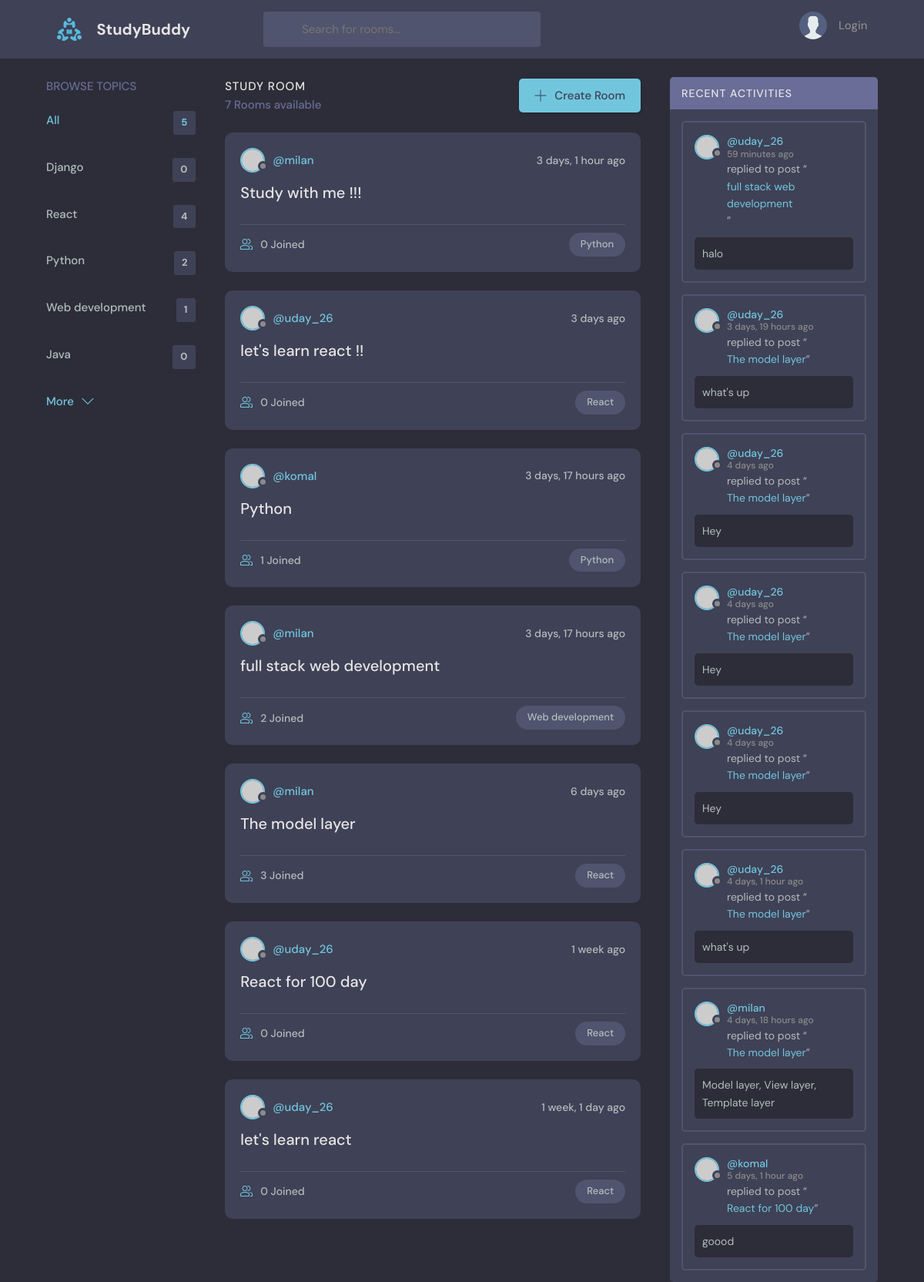
The page / on the database its author committed.
### base/models.py (models this page shows, shortened)
class Topic(models.Model):
    name = models.CharField(max_length=200)

class Room(models.Model):
    host = models.ForeignKey(User, on_delete=models.SET_NULL, null=True)
    topic = models.ForeignKey(Topic, on_delete=models.SET_NULL, null=True)
    name = models.CharField(max_length=200)
    description = models.TextField(null=True, blank=True)
    participants = models.ManyToManyField(User, related_name='participants', blank=True)
    update = models.DateTimeField(auto_now=True)
    created = models.DateTimeField(auto_now_add=True)
    class Meta:
        ordering = ['-update', '-created']
    def __str__(self):
        return self.name

class Message(models.Model):
    user = models.ForeignKey(User,on_delete=models.CASCADE)
    room= models.ForeignKey(Room,on_delete=models.CASCADE)
    body = models.TextField()
    update = models.DateTimeField(auto_now=True)
    created = models.DateTimeField(auto_now_add=True)
    class Meta:
        ordering = ['-update', '-created']

### base/views.py (the view)
# urls.py: path('',views.home, name = 'home'),
def home(request):
    q = request.GET.get('q') if request.GET.get('q')  != None else ''
    rooms = Room.objects.filter(
        Q(topic__name__icontains=q) |
        Q(name__icontains=q) |
        Q(description__icontains=q)
        )
    topics = Topic.objects.all()[0:5]
    room_count =  rooms.count()
    room_messages = Message.objects.filter(Q(room__topic__name__icontains=q))
    context =  {'rooms': rooms , 'topics': topics , 'room_count' : room_count , 'room_messages': room_messages}
    return render(request, 'base/home.html',context)

### base/templates/base/home.html (shortened to what this page needs)
{% extends 'main.html' %}
{% block content %}
<main class="layout layout--3">
      <div class="container">
        {% include 'base/topics_component.html' %}
        <div class="roomList">
          <div class="roomList__header">
            <div>
              <h2>Study Room</h2>
              <p>{{room_count}} Rooms available</p>
            </div>
            <a class="btn btn--main" href="{% url 'create-room' %}">
              <svg version="1.1" xmlns="http://www.w3.org/2000/svg" width="32" height="32" viewBox="0 0 32 32">
                <title>add</title>
                <path
                  d="M16.943 0.943h-1.885v14.115h-14.115v1.885h14.115v14.115h1.885v-14.115h14.115v-1.885h-14.115v-14.115z"
                ></path>
              </svg>
              Create Room
            </a>
          </div>
          {% include 'base/feed_component.html' %}
        </div>
        {% include 'base/activity_component.html' %}
      </div>
</main>
{% endblock %}

### base/templates/base/topics_component.html
<div class="topics">
    <div class="topics__header">
      <h2>Browse Topics</h2>
    </div>
    <ul class="topics__list">
      <li>
        <a href="{% url 'home' %}" class="active">All<span>{{topics.count}}</span></a>
      </li>
      {% for topic in topics %}
      <li>
        <a href="{% url 'home' %}?q={{topic.name}}">{{topic.name}}<span>{{topic.room_set.all.count}}</span></a>
      </li>
      {% endfor %}
    </ul>
    <a class="btn btn--link" href=" {% url 'topics' %}">
      More
      <svg version="1.1" xmlns="http://www.w3.org/2000/svg" width="32" height="32" viewBox="0 0 32 32">
        <title>chevron-down</title>
        <path d="M16 21l-13-13h-3l16 16 16-16h-3l-13 13z"></path>
      </svg>
    </a>
  </div>

### base/templates/base/feed_component.html (shortened to what this page needs)
{% for room in rooms %}
<div class="roomListRoom">
    <div class="roomListRoom__header">
        {% if room.host %}
        <a href="{% url 'user-Profile' room.host.id %}" class="roomListRoom__author">
         {% endif %}
        <div class="avatar avatar--small">
          <img src="https://randomuser.me/api/portraits/women/11.jpg" />
        </div>
        <span>@{{room.host.username}}</span>
      </a>
      <div class="roomListRoom__actions">
        <span>{{room.created|timesince}} ago</span>
      </div>
    </div>
    <div class="roomListRoom__content">
      <a href="{% url 'room' room.id %}">{{room.name}}</a>
    </div>
    <div class="roomListRoom__meta">
      <a href="{% url 'room' room.id %}" class="roomListRoom__joined">
        {{room.participants.all.count}} Joined
      </a>
      <p class="roomListRoom__topic">{{room.topic.name}}</p>
    </div>
</div>
{% endfor %}

### base/templates/base/activity_component.html (shortened to what this page needs)
<div class="activities">
    <div class="activities__header">
      <h2>Recent Activities</h2>
    </div>
    {% for message in room_messages %}
    <div class="activities__box">
      <div class="activities__boxHeader roomListRoom__header">
        <a href="{% url 'user-Profile' message.user.id %}" class="roomListRoom__author">
          <div class="avatar avatar--small">
            <img src="https://randomuser.me/api/portraits/women/11.jpg" />
          </div>
          <p>
            @{{ message.user }}
            <span> {{ message.created|timesince }} ago</span>
          </p>
        </a>
    </div>
      <div class="activities__boxContent">
        <p>replied to post “<a href="{% url 'room' message.room.id %}">{{message.room}}</a>”</p>
        <div class="activities__boxRoomContent">
          {{message.body}}
        </div>
      </div>
    </div>
    {% endfor %}
</div>

### rows shown on the page
Topic: name "Django", room_set.all.count "0"
Topic: name "React", room_set.all.count "4"
Topic: name "Python", room_set.all.count "2"
Topic: name "Web development", room_set.all.count "1"
Topic: name "Java", room_set.all.count "0"
Room: host.username "milan", created "3 days, 1 hour", name "Study with me !!!", participants.all.count "0", topic.name "Python"
Room: host.username "uday_26", created "3 days", name "let's learn react !!", participants.all.count "0", topic.name "React"
Room: host.username "komal", created "3 days, 17 hours", name "Python", participants.all.count "1", topic.name "Python"
Room: host.username "milan", created "3 days, 17 hours", name "full stack web development", participants.all.count "2", topic.name "Web development"
Room: host.username "milan", created "6 days", name "The model layer", participants.all.count "3", topic.name "React"
Room: host.username "uday_26", created "1 week", name "React for 100 day", participants.all.count "0", topic.name "React"
Room: host.username "uday_26", created "1 week, 1 day", name "let's learn react", participants.all.count "0", topic.name "React"
Message: user "uday_26", created "59 minutes", room "full stack web development", body "halo"
Message: user "uday_26", created "3 days, 19 hours", room "The model layer", body "what's up"
Message: user "uday_26", created "4 days", room "The model layer", body "Hey"
Message: user "uday_26", created "4 days", room "The model layer", body "Hey"
Message: user "uday_26", created "4 days", room "The model layer", body "Hey"
Message: user "uday_26", created "4 days, 1 hour", room "The model layer", body "what's up"
Message: user "milan", created "4 days, 18 hours", room "The model layer", body "Model layer, View layer, Template layer"
Message: user "komal", created "5 days, 1 hour", room "React for 100 day", body "goood"

### other values the page prints
{{ topics.count }} "5"
{{ room_count }} "7"
